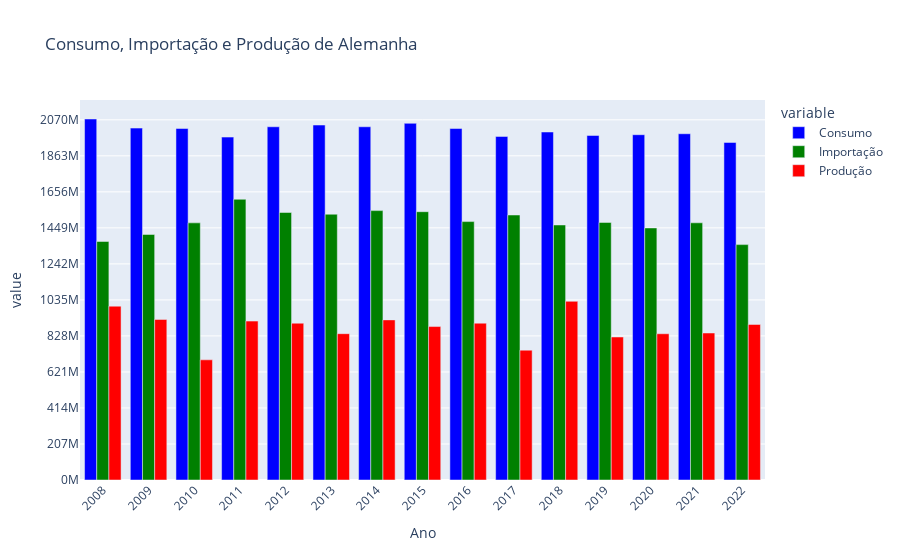
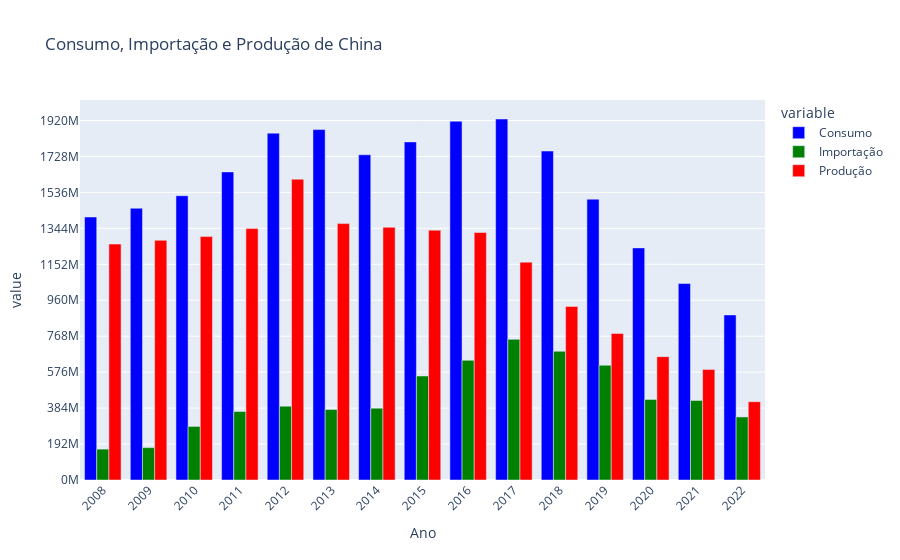

Here is the notebook cell these charts were saved with, in order:
### Code cell
df_pivot = df_dados_top10.pivot_table(index=['Ano', 'Pais'], columns='Variavel', values='Litros', aggfunc='sum').reset_index()

figs = []

for pais in df_pivot['Pais'].unique():
    df_temp = df_pivot[df_pivot['Pais'] == pais]
    fig = px.bar(df_temp, 
                 x="Ano", 
                 y=["Consumo", "Importação", "Produção"], 
                 color_discrete_sequence=["blue", "green", "red"], 
                 barmode="group",
                 title=f"Consumo, Importação e Produção de {pais}")
    
    # Fixar o formato em milhões
    max_val = np.nanmax(df_temp[["Consumo", "Importação", "Produção"]].values)
    if max_val < 10:  # Se max_val é muito pequeno, defina os ticks manualmente
        tick_values = [0, max_val]
    else:
        tick_values = list(range(0, int(max_val) + 1, int(max_val/10)))  # Dividindo o eixo Y em 10 partes
    fig.update_layout(yaxis=dict(tickvals=tick_values, ticktext=[f"{int(val)}M" for val in tick_values]),xaxis_tickangle=-45, xaxis=dict(tickvals=df_temp['Ano'], ticktext=df_temp['Ano'].dt.year))
    
    figs.append(fig)

for fig in figs:
    fig.show()

### Figure 1 — Plotly figure (JSON) as saved in the notebook; plotly's stock layout.template omitted (floating-point values rounded to 4 significant figures)
{"data": [{"alignmentgroup": "True", "hovertemplate": "variable=Consumo<br>Ano=%{x}<br>value=%{y}<extra></extra>", "legendgroup": "Consumo", "marker": {"color": "blue", "pattern": {"shape": ""}}, "name": "Consumo", "offsetgroup": "Consumo", "orientation": "v", "showlegend": true, "textposition": "auto", "type": "bar", "x": ["2008-01-01T00:00:00", "2009-01-01T00:00:00", "2010-01-01T00:00:00", "2011-01-01T00:00:00", "2012-01-01T00:00:00", "2013-01-01T00:00:00", "2014-01-01T00:00:00", "2015-01-01T00:00:00", "2016-01-01T00:00:00", "2017-01-01T00:00:00", "2018-01-01T00:00:00", "2019-01-01T00:00:00", "2020-01-01T00:00:00", "2021-01-01T00:00:00", "2022-01-01T00:00:00"], "xaxis": "x", "y": [2075.0, 2022.0, 2020, 1971.0, 2030, 2040, 2030, 2050, 2020, 1974.0, 2000, 1980, 1984.0, 1990, 1940], "yaxis": "y"}, {"alignmentgroup": "True", "hovertemplate": "variable=Importação<br>Ano=%{x}<br>value=%{y}<extra></extra>", "legendgroup": "Importação", "marker": {"color": "green", "pattern": {"shape": ""}}, "name": "Importação", "offsetgroup": "Importação", "orientation": "v", "showlegend": true, "textposition": "auto", "type": "bar", "x": ["2008-01-01T00:00:00", "2009-01-01T00:00:00", "2010-01-01T00:00:00", "2011-01-01T00:00:00", "2012-01-01T00:00:00", "2013-01-01T00:00:00", "2014-01-01T00:00:00", "2015-01-01T00:00:00", "2016-01-01T00:00:00", "2017-01-01T00:00:00", "2018-01-01T00:00:00", "2019-01-01T00:00:00", "2020-01-01T00:00:00", "2021-01-01T00:00:00", "2022-01-01T00:00:00"], "xaxis": "x", "y": [1371.0, 1411, 1478.0, 1613.0, 1537.0, 1527.0, 1548.0, 1542, 1485.0, 1523, 1466.0, 1480.0, 1449.0, 1478.0, 1353.0], "yaxis": "y"}, {"alignmentgroup": "True", "hovertemplate": "variable=Produção<br>Ano=%{x}<br>value=%{y}<extra></extra>", "legendgroup": "Produção", "marker": {"color": "red", "pattern": {"shape": ""}}, "name": "Produção", "offsetgroup": "Produção", "orientation": "v", "showlegend": true, "textposition": "auto", "type": "bar", "x": ["2008-01-01T00:00:00", "2009-01-01T00:00:00", "2010-01-01T00:00:00", "2011-01-01T00:00:00", "2012-01-01T00:00:00", "2013-01-01T00:00:00", "2014-01-01T00:00:00", "2015-01-01T00:00:00", "2016-01-01T00:00:00", "2017-01-01T00:00:00", "2018-01-01T00:00:00", "2019-01-01T00:00:00", "2020-01-01T00:00:00", "2021-01-01T00:00:00", "2022-01-01T00:00:00"], "xaxis": "x", "y": [999.1, 922.8, 690.6, 913.2, 901.2, 840.9, 920.2, 881.9, 901.3, 746.2, 1027.0, 821.8, 840.5, 844.8, 894], "yaxis": "y"}], "layout": {"barmode": "group", "legend": {"title": {"text": "variable"}, "tracegroupgap": 0}, "title": {"text": "Consumo, Importação e Produção de Alemanha"}, "xaxis": {"anchor": "y", "domain": [0, 1], "tickangle": -45, "ticktext": [2008, 2009, 2010, 2011, 2012, 2013, 2014, 2015, 2016, 2017, 2018, 2019, 2020, 2021, 2022], "tickvals": ["2008-01-01T00:00:00", "2009-01-01T00:00:00", "2010-01-01T00:00:00", "2011-01-01T00:00:00", "2012-01-01T00:00:00", "2013-01-01T00:00:00", "2014-01-01T00:00:00", "2015-01-01T00:00:00", "2016-01-01T00:00:00", "2017-01-01T00:00:00", "2018-01-01T00:00:00", "2019-01-01T00:00:00", "2020-01-01T00:00:00", "2021-01-01T00:00:00", "2022-01-01T00:00:00"], "title": {"text": "Ano"}}, "yaxis": {"anchor": "x", "domain": [0, 1], "ticktext": ["0M", "207M", "414M", "621M", "828M", "1035M", "1242M", "1449M", "1656M", "1863M", "2070M"], "tickvals": [0, 207, 414, 621, 828, 1035, 1242, 1449, 1656, 1863, 2070], "title": {"text": "value"}}}}

### Figure 2 — Plotly figure (JSON) as saved in the notebook; plotly's stock layout.template omitted (floating-point values rounded to 4 significant figures)
{"data": [{"alignmentgroup": "True", "hovertemplate": "variable=Consumo<br>Ano=%{x}<br>value=%{y}<extra></extra>", "legendgroup": "Consumo", "marker": {"color": "blue", "pattern": {"shape": ""}}, "name": "Consumo", "offsetgroup": "Consumo", "orientation": "v", "showlegend": true, "textposition": "auto", "type": "bar", "x": ["2008-01-01T00:00:00", "2009-01-01T00:00:00", "2010-01-01T00:00:00", "2011-01-01T00:00:00", "2012-01-01T00:00:00", "2013-01-01T00:00:00", "2014-01-01T00:00:00", "2015-01-01T00:00:00", "2016-01-01T00:00:00", "2017-01-01T00:00:00", "2018-01-01T00:00:00", "2019-01-01T00:00:00", "2020-01-01T00:00:00", "2021-01-01T00:00:00", "2022-01-01T00:00:00"], "xaxis": "x", "y": [1405.0, 1451.0, 1518, 1645.0, 1852.0, 1871.0, 1737.0, 1806.0, 1916.0, 1928, 1757.0, 1500.0, 1240.0, 1049.0, 881.5], "yaxis": "y"}, {"alignmentgroup": "True", "hovertemplate": "variable=Importação<br>Ano=%{x}<br>value=%{y}<extra></extra>", "legendgroup": "Importação", "marker": {"color": "green", "pattern": {"shape": ""}}, "name": "Importação", "offsetgroup": "Importação", "orientation": "v", "showlegend": true, "textposition": "auto", "type": "bar", "x": ["2008-01-01T00:00:00", "2009-01-01T00:00:00", "2010-01-01T00:00:00", "2011-01-01T00:00:00", "2012-01-01T00:00:00", "2013-01-01T00:00:00", "2014-01-01T00:00:00", "2015-01-01T00:00:00", "2016-01-01T00:00:00", "2017-01-01T00:00:00", "2018-01-01T00:00:00", "2019-01-01T00:00:00", "2020-01-01T00:00:00", "2021-01-01T00:00:00", "2022-01-01T00:00:00"], "xaxis": "x", "y": [164.9, 172.9, 286.1, 365.5, 394.3, 376.6, 383.8, 555.5, 638.9, 751.1, 687.6, 612.8, 430.5, 424.3, 336.8], "yaxis": "y"}, {"alignmentgroup": "True", "hovertemplate": "variable=Produção<br>Ano=%{x}<br>value=%{y}<extra></extra>", "legendgroup": "Produção", "marker": {"color": "red", "pattern": {"shape": ""}}, "name": "Produção", "offsetgroup": "Produção", "orientation": "v", "showlegend": true, "textposition": "auto", "type": "bar", "x": ["2008-01-01T00:00:00", "2009-01-01T00:00:00", "2010-01-01T00:00:00", "2011-01-01T00:00:00", "2012-01-01T00:00:00", "2013-01-01T00:00:00", "2014-01-01T00:00:00", "2015-01-01T00:00:00", "2016-01-01T00:00:00", "2017-01-01T00:00:00", "2018-01-01T00:00:00", "2019-01-01T00:00:00", "2020-01-01T00:00:00", "2021-01-01T00:00:00", "2022-01-01T00:00:00"], "xaxis": "x", "y": [1260, 1280, 1300, 1343.0, 1606.0, 1369.0, 1350.0, 1334.0, 1322.0, 1164.0, 926.9, 782.4, 658.7, 590.8, 418.2], "yaxis": "y"}], "layout": {"barmode": "group", "legend": {"title": {"text": "variable"}, "tracegroupgap": 0}, "title": {"text": "Consumo, Importação e Produção de China"}, "xaxis": {"anchor": "y", "domain": [0, 1], "tickangle": -45, "ticktext": [2008, 2009, 2010, 2011, 2012, 2013, 2014, 2015, 2016, 2017, 2018, 2019, 2020, 2021, 2022], "tickvals": ["2008-01-01T00:00:00", "2009-01-01T00:00:00", "2010-01-01T00:00:00", "2011-01-01T00:00:00", "2012-01-01T00:00:00", "2013-01-01T00:00:00", "2014-01-01T00:00:00", "2015-01-01T00:00:00", "2016-01-01T00:00:00", "2017-01-01T00:00:00", "2018-01-01T00:00:00", "2019-01-01T00:00:00", "2020-01-01T00:00:00", "2021-01-01T00:00:00", "2022-01-01T00:00:00"], "title": {"text": "Ano"}}, "yaxis": {"anchor": "x", "domain": [0, 1], "ticktext": ["0M", "192M", "384M", "576M", "768M", "960M", "1152M", "1344M", "1536M", "1728M", "1920M"], "tickvals": [0, 192, 384, 576, 768, 960, 1152, 1344, 1536, 1728, 1920], "title": {"text": "value"}}}}
